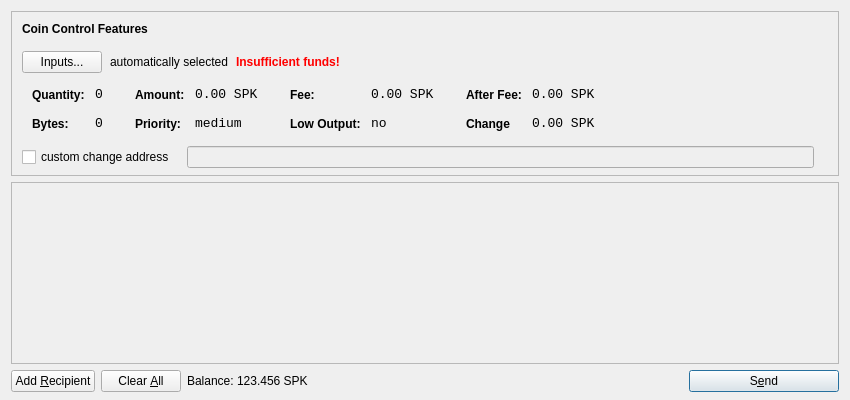
<?xml version="1.0" encoding="UTF-8"?>
<ui version="4.0">
 <class>SendCoinsDialog</class>
 <widget class="QDialog" name="SendCoinsDialog">
  <property name="geometry">
   <rect>
    <x>0</x>
    <y>0</y>
    <width>850</width>
    <height>400</height>
   </rect>
  </property>
  <property name="windowTitle">
   <string>Send Coins</string>
  </property>
  <layout class="QVBoxLayout" name="verticalLayout" stretch="0,1,0">
   <property name="bottomMargin">
    <number>8</number>
   </property>
   <item>
    <widget class="QFrame" name="frameCoinControl">
     <property name="sizePolicy">
      <sizepolicy hsizetype="Expanding" vsizetype="Expanding">
       <horstretch>0</horstretch>
       <verstretch>0</verstretch>
      </sizepolicy>
     </property>
     <property name="maximumSize">
      <size>
       <width>16777215</width>
       <height>16777215</height>
      </size>
     </property>
     <property name="frameShape">
      <enum>QFrame::StyledPanel</enum>
     </property>
     <property name="frameShadow">
      <enum>QFrame::Sunken</enum>
     </property>
     <layout class="QVBoxLayout" name="verticalLayoutCoinControl2">
      <property name="spacing">
       <number>-1</number>
      </property>
      <property name="leftMargin">
       <number>0</number>
      </property>
      <property name="topMargin">
       <number>0</number>
      </property>
      <property name="rightMargin">
       <number>0</number>
      </property>
      <property name="bottomMargin">
       <number>6</number>
      </property>
      <item>
       <layout class="QVBoxLayout" name="verticalLayoutCoinControl" stretch="0,0,0,0,1">
        <property name="spacing">
         <number>0</number>
        </property>
        <property name="leftMargin">
         <number>10</number>
        </property>
        <property name="topMargin">
         <number>10</number>
        </property>
        <item>
         <layout class="QHBoxLayout" name="horizontalLayoutCoinControl1">
          <property name="bottomMargin">
           <number>15</number>
          </property>
          <item>
           <widget class="QLabel" name="labelCoinControlFeatures">
            <property name="sizePolicy">
             <sizepolicy hsizetype="Preferred" vsizetype="Maximum">
              <horstretch>0</horstretch>
              <verstretch>0</verstretch>
             </sizepolicy>
            </property>
            <property name="font">
             <font>
              <weight>75</weight>
              <bold>true</bold>
             </font>
            </property>
            <property name="styleSheet">
             <string notr="true">font-weight:bold;</string>
            </property>
            <property name="text">
             <string>Coin Control Features</string>
            </property>
           </widget>
          </item>
         </layout>
        </item>
        <item>
         <layout class="QHBoxLayout" name="horizontalLayoutCoinControl2" stretch="0,0,0,0">
          <property name="spacing">
           <number>8</number>
          </property>
          <property name="bottomMargin">
           <number>10</number>
          </property>
          <item>
           <widget class="QPushButton" name="pushButtonCoinControl">
            <property name="styleSheet">
             <string notr="true"/>
            </property>
            <property name="text">
             <string>Inputs...</string>
            </property>
           </widget>
          </item>
          <item>
           <widget class="QLabel" name="labelCoinControlAutomaticallySelected">
            <property name="text">
             <string>automatically selected</string>
            </property>
            <property name="margin">
             <number>5</number>
            </property>
           </widget>
          </item>
          <item>
           <widget class="QLabel" name="labelCoinControlInsuffFunds">
            <property name="font">
             <font>
              <weight>75</weight>
              <bold>true</bold>
             </font>
            </property>
            <property name="styleSheet">
             <string notr="true">color:red;font-weight:bold;</string>
            </property>
            <property name="text">
             <string>Insufficient funds!</string>
            </property>
            <property name="margin">
             <number>5</number>
            </property>
           </widget>
          </item>
          <item>
           <spacer name="horizontalSpacerCoinControl">
            <property name="orientation">
             <enum>Qt::Horizontal</enum>
            </property>
            <property name="sizeHint" stdset="0">
             <size>
              <width>40</width>
              <height>1</height>
             </size>
            </property>
           </spacer>
          </item>
         </layout>
        </item>
        <item>
         <widget class="QWidget" name="widgetCoinControl" native="true">
          <property name="sizePolicy">
           <sizepolicy hsizetype="Preferred" vsizetype="Preferred">
            <horstretch>0</horstretch>
            <verstretch>0</verstretch>
           </sizepolicy>
          </property>
          <property name="minimumSize">
           <size>
            <width>0</width>
            <height>0</height>
           </size>
          </property>
          <property name="styleSheet">
           <string notr="true"/>
          </property>
          <layout class="QHBoxLayout" name="horizontalLayoutCoinControl5">
           <property name="margin">
            <number>0</number>
           </property>
           <item>
            <layout class="QHBoxLayout" name="horizontalLayoutCoinControl3" stretch="0,0,0,1">
             <property name="spacing">
              <number>20</number>
             </property>
             <property name="topMargin">
              <number>0</number>
             </property>
             <property name="bottomMargin">
              <number>10</number>
             </property>
             <item>
              <layout class="QFormLayout" name="formLayoutCoinControl1">
               <property name="horizontalSpacing">
                <number>10</number>
               </property>
               <property name="verticalSpacing">
                <number>14</number>
               </property>
               <property name="leftMargin">
                <number>10</number>
               </property>
               <property name="topMargin">
                <number>4</number>
               </property>
               <property name="rightMargin">
                <number>6</number>
               </property>
               <item row="0" column="0">
                <widget class="QLabel" name="labelCoinControlQuantityText">
                 <property name="styleSheet">
                  <string notr="true">font-weight:bold;</string>
                 </property>
                 <property name="text">
                  <string>Quantity:</string>
                 </property>
                 <property name="margin">
                  <number>0</number>
                 </property>
                </widget>
               </item>
               <item row="0" column="1">
                <widget class="QLabel" name="labelCoinControlQuantity">
                 <property name="font">
                  <font>
                   <family>Monospace</family>
                   <pointsize>10</pointsize>
                  </font>
                 </property>
                 <property name="cursor">
                  <cursorShape>IBeamCursor</cursorShape>
                 </property>
                 <property name="contextMenuPolicy">
                  <enum>Qt::ActionsContextMenu</enum>
                 </property>
                 <property name="text">
                  <string>0</string>
                 </property>
                 <property name="margin">
                  <number>0</number>
                 </property>
                 <property name="textInteractionFlags">
                  <set>Qt::LinksAccessibleByMouse|Qt::TextSelectableByKeyboard|Qt::TextSelectableByMouse</set>
                 </property>
                </widget>
               </item>
               <item row="1" column="0">
                <widget class="QLabel" name="labelCoinControlBytesText">
                 <property name="styleSheet">
                  <string notr="true">font-weight:bold;</string>
                 </property>
                 <property name="text">
                  <string>Bytes:</string>
                 </property>
                </widget>
               </item>
               <item row="1" column="1">
                <widget class="QLabel" name="labelCoinControlBytes">
                 <property name="font">
                  <font>
                   <family>Monospace</family>
                   <pointsize>10</pointsize>
                  </font>
                 </property>
                 <property name="cursor">
                  <cursorShape>IBeamCursor</cursorShape>
                 </property>
                 <property name="contextMenuPolicy">
                  <enum>Qt::ActionsContextMenu</enum>
                 </property>
                 <property name="text">
                  <string>0</string>
                 </property>
                 <property name="textInteractionFlags">
                  <set>Qt::LinksAccessibleByMouse|Qt::TextSelectableByKeyboard|Qt::TextSelectableByMouse</set>
                 </property>
                </widget>
               </item>
              </layout>
             </item>
             <item>
              <layout class="QFormLayout" name="formLayoutCoinControl2">
               <property name="horizontalSpacing">
                <number>10</number>
               </property>
               <property name="verticalSpacing">
                <number>14</number>
               </property>
               <property name="leftMargin">
                <number>6</number>
               </property>
               <property name="topMargin">
                <number>4</number>
               </property>
               <property name="rightMargin">
                <number>6</number>
               </property>
               <item row="0" column="0">
                <widget class="QLabel" name="labelCoinControlAmountText">
                 <property name="styleSheet">
                  <string notr="true">font-weight:bold;</string>
                 </property>
                 <property name="text">
                  <string>Amount:</string>
                 </property>
                 <property name="margin">
                  <number>0</number>
                 </property>
                </widget>
               </item>
               <item row="0" column="1">
                <widget class="QLabel" name="labelCoinControlAmount">
                 <property name="font">
                  <font>
                   <family>Monospace</family>
                   <pointsize>10</pointsize>
                  </font>
                 </property>
                 <property name="cursor">
                  <cursorShape>IBeamCursor</cursorShape>
                 </property>
                 <property name="contextMenuPolicy">
                  <enum>Qt::ActionsContextMenu</enum>
                 </property>
                 <property name="text">
                  <string>0.00 SPK</string>
                 </property>
                 <property name="textInteractionFlags">
                  <set>Qt::LinksAccessibleByMouse|Qt::TextSelectableByKeyboard|Qt::TextSelectableByMouse</set>
                 </property>
                </widget>
               </item>
               <item row="1" column="0">
                <widget class="QLabel" name="labelCoinControlPriorityText">
                 <property name="styleSheet">
                  <string notr="true">font-weight:bold;</string>
                 </property>
                 <property name="text">
                  <string>Priority:</string>
                 </property>
                </widget>
               </item>
               <item row="1" column="1">
                <widget class="QLabel" name="labelCoinControlPriority">
                 <property name="font">
                  <font>
                   <family>Monospace</family>
                   <pointsize>10</pointsize>
                  </font>
                 </property>
                 <property name="cursor">
                  <cursorShape>IBeamCursor</cursorShape>
                 </property>
                 <property name="contextMenuPolicy">
                  <enum>Qt::ActionsContextMenu</enum>
                 </property>
                 <property name="text">
                  <string>medium</string>
                 </property>
                 <property name="textInteractionFlags">
                  <set>Qt::LinksAccessibleByMouse|Qt::TextSelectableByKeyboard|Qt::TextSelectableByMouse</set>
                 </property>
                </widget>
               </item>
              </layout>
             </item>
             <item>
              <layout class="QFormLayout" name="formLayoutCoinControl3">
               <property name="horizontalSpacing">
                <number>10</number>
               </property>
               <property name="verticalSpacing">
                <number>14</number>
               </property>
               <property name="leftMargin">
                <number>6</number>
               </property>
               <property name="topMargin">
                <number>4</number>
               </property>
               <property name="rightMargin">
                <number>6</number>
               </property>
               <item row="0" column="0">
                <widget class="QLabel" name="labelCoinControlFeeText">
                 <property name="styleSheet">
                  <string notr="true">font-weight:bold;</string>
                 </property>
                 <property name="text">
                  <string>Fee:</string>
                 </property>
                 <property name="margin">
                  <number>0</number>
                 </property>
                </widget>
               </item>
               <item row="0" column="1">
                <widget class="QLabel" name="labelCoinControlFee">
                 <property name="font">
                  <font>
                   <family>Monospace</family>
                   <pointsize>10</pointsize>
                  </font>
                 </property>
                 <property name="cursor">
                  <cursorShape>IBeamCursor</cursorShape>
                 </property>
                 <property name="contextMenuPolicy">
                  <enum>Qt::ActionsContextMenu</enum>
                 </property>
                 <property name="text">
                  <string>0.00 SPK</string>
                 </property>
                 <property name="textInteractionFlags">
                  <set>Qt::LinksAccessibleByMouse|Qt::TextSelectableByKeyboard|Qt::TextSelectableByMouse</set>
                 </property>
                </widget>
               </item>
               <item row="1" column="0">
                <widget class="QLabel" name="labelCoinControlLowOutputText">
                 <property name="styleSheet">
                  <string notr="true">font-weight:bold;</string>
                 </property>
                 <property name="text">
                  <string>Low Output:</string>
                 </property>
                </widget>
               </item>
               <item row="1" column="1">
                <widget class="QLabel" name="labelCoinControlLowOutput">
                 <property name="font">
                  <font>
                   <family>Monospace</family>
                   <pointsize>10</pointsize>
                  </font>
                 </property>
                 <property name="cursor">
                  <cursorShape>IBeamCursor</cursorShape>
                 </property>
                 <property name="contextMenuPolicy">
                  <enum>Qt::ActionsContextMenu</enum>
                 </property>
                 <property name="text">
                  <string>no</string>
                 </property>
                 <property name="textInteractionFlags">
                  <set>Qt::LinksAccessibleByMouse|Qt::TextSelectableByKeyboard|Qt::TextSelectableByMouse</set>
                 </property>
                </widget>
               </item>
              </layout>
             </item>
             <item>
              <layout class="QFormLayout" name="formLayoutCoinControl4">
               <property name="horizontalSpacing">
                <number>10</number>
               </property>
               <property name="verticalSpacing">
                <number>14</number>
               </property>
               <property name="leftMargin">
                <number>6</number>
               </property>
               <property name="topMargin">
                <number>4</number>
               </property>
               <property name="rightMargin">
                <number>6</number>
               </property>
               <item row="0" column="0">
                <widget class="QLabel" name="labelCoinControlAfterFeeText">
                 <property name="styleSheet">
                  <string notr="true">font-weight:bold;</string>
                 </property>
                 <property name="text">
                  <string>After Fee:</string>
                 </property>
                 <property name="margin">
                  <number>0</number>
                 </property>
                </widget>
               </item>
               <item row="0" column="1">
                <widget class="QLabel" name="labelCoinControlAfterFee">
                 <property name="font">
                  <font>
                   <family>Monospace</family>
                   <pointsize>10</pointsize>
                  </font>
                 </property>
                 <property name="cursor">
                  <cursorShape>IBeamCursor</cursorShape>
                 </property>
                 <property name="contextMenuPolicy">
                  <enum>Qt::ActionsContextMenu</enum>
                 </property>
                 <property name="text">
                  <string>0.00 SPK</string>
                 </property>
                 <property name="textInteractionFlags">
                  <set>Qt::LinksAccessibleByMouse|Qt::TextSelectableByKeyboard|Qt::TextSelectableByMouse</set>
                 </property>
                </widget>
               </item>
               <item row="1" column="0">
                <widget class="QLabel" name="labelCoinControlChangeText">
                 <property name="styleSheet">
                  <string notr="true">font-weight:bold;</string>
                 </property>
                 <property name="text">
                  <string>Change</string>
                 </property>
                </widget>
               </item>
               <item row="1" column="1">
                <widget class="QLabel" name="labelCoinControlChange">
                 <property name="font">
                  <font>
                   <family>Monospace</family>
                   <pointsize>10</pointsize>
                  </font>
                 </property>
                 <property name="cursor">
                  <cursorShape>IBeamCursor</cursorShape>
                 </property>
                 <property name="contextMenuPolicy">
                  <enum>Qt::ActionsContextMenu</enum>
                 </property>
                 <property name="text">
                  <string>0.00 SPK</string>
                 </property>
                 <property name="textInteractionFlags">
                  <set>Qt::LinksAccessibleByMouse|Qt::TextSelectableByKeyboard|Qt::TextSelectableByMouse</set>
                 </property>
                </widget>
               </item>
              </layout>
             </item>
            </layout>
           </item>
          </layout>
         </widget>
        </item>
        <item>
         <layout class="QHBoxLayout" name="horizontalLayoutCoinControl4" stretch="0,0,0">
          <property name="spacing">
           <number>12</number>
          </property>
          <property name="sizeConstraint">
           <enum>QLayout::SetDefaultConstraint</enum>
          </property>
          <property name="topMargin">
           <number>5</number>
          </property>
          <property name="rightMargin">
           <number>5</number>
          </property>
          <item>
           <widget class="QCheckBox" name="checkBoxCoinControlChange">
            <property name="text">
             <string>custom change address</string>
            </property>
           </widget>
          </item>
          <item>
           <widget class="QLineEdit" name="lineEditCoinControlChange">
            <property name="enabled">
             <bool>false</bool>
            </property>
            <property name="sizePolicy">
             <sizepolicy hsizetype="Expanding" vsizetype="Fixed">
              <horstretch>0</horstretch>
              <verstretch>0</verstretch>
             </sizepolicy>
            </property>
           </widget>
          </item>
          <item>
           <widget class="QLabel" name="labelCoinControlChangeLabel">
            <property name="sizePolicy">
             <sizepolicy hsizetype="Preferred" vsizetype="Expanding">
              <horstretch>0</horstretch>
              <verstretch>0</verstretch>
             </sizepolicy>
            </property>
            <property name="minimumSize">
             <size>
              <width>0</width>
              <height>0</height>
             </size>
            </property>
            <property name="text">
             <string/>
            </property>
            <property name="margin">
             <number>3</number>
            </property>
           </widget>
          </item>
         </layout>
        </item>
        <item>
         <spacer name="verticalSpacerCoinControl">
          <property name="orientation">
           <enum>Qt::Vertical</enum>
          </property>
          <property name="sizeHint" stdset="0">
           <size>
            <width>800</width>
            <height>1</height>
           </size>
          </property>
         </spacer>
        </item>
       </layout>
      </item>
     </layout>
    </widget>
   </item>
   <item>
    <widget class="QScrollArea" name="scrollArea">
     <property name="widgetResizable">
      <bool>true</bool>
     </property>
     <widget class="QWidget" name="scrollAreaWidgetContents">
      <property name="geometry">
       <rect>
        <x>0</x>
        <y>0</y>
        <width>830</width>
        <height>165</height>
       </rect>
      </property>
      <layout class="QVBoxLayout" name="verticalLayout_2">
       <property name="margin">
        <number>0</number>
       </property>
       <item>
        <layout class="QVBoxLayout" name="entries">
         <property name="spacing">
          <number>6</number>
         </property>
        </layout>
       </item>
       <item>
        <spacer name="verticalSpacer">
         <property name="orientation">
          <enum>Qt::Vertical</enum>
         </property>
         <property name="sizeHint" stdset="0">
          <size>
           <width>20</width>
           <height>40</height>
          </size>
         </property>
        </spacer>
       </item>
      </layout>
     </widget>
    </widget>
   </item>
   <item>
    <layout class="QHBoxLayout" name="horizontalLayout">
     <item>
      <widget class="QPushButton" name="addButton">
       <property name="toolTip">
        <string>Send to multiple recipients at once</string>
       </property>
       <property name="text">
        <string>Add &amp;Recipient</string>
       </property>
       <property name="icon">
        <iconset resource="../bitcoin.qrc">
         <normaloff>:/icons/add</normaloff>:/icons/add</iconset>
       </property>
       <property name="autoDefault">
        <bool>false</bool>
       </property>
      </widget>
     </item>
     <item>
      <widget class="QPushButton" name="clearButton">
       <property name="sizePolicy">
        <sizepolicy hsizetype="Minimum" vsizetype="Fixed">
         <horstretch>0</horstretch>
         <verstretch>0</verstretch>
        </sizepolicy>
       </property>
       <property name="toolTip">
        <string>Remove all transaction fields</string>
       </property>
       <property name="text">
        <string>Clear &amp;All</string>
       </property>
       <property name="icon">
        <iconset resource="../bitcoin.qrc">
         <normaloff>:/icons/remove</normaloff>:/icons/remove</iconset>
       </property>
       <property name="autoRepeatDelay">
        <number>300</number>
       </property>
       <property name="autoDefault">
        <bool>false</bool>
       </property>
      </widget>
     </item>
     <item>
      <layout class="QHBoxLayout" name="horizontalLayout_2">
       <property name="spacing">
        <number>3</number>
       </property>
       <item>
        <widget class="QLabel" name="label">
         <property name="sizePolicy">
          <sizepolicy hsizetype="Preferred" vsizetype="Fixed">
           <horstretch>0</horstretch>
           <verstretch>0</verstretch>
          </sizepolicy>
         </property>
         <property name="text">
          <string>Balance:</string>
         </property>
        </widget>
       </item>
       <item>
        <widget class="QLabel" name="labelBalance">
         <property name="sizePolicy">
          <sizepolicy hsizetype="Preferred" vsizetype="Fixed">
           <horstretch>0</horstretch>
           <verstretch>0</verstretch>
          </sizepolicy>
         </property>
         <property name="cursor">
          <cursorShape>IBeamCursor</cursorShape>
         </property>
         <property name="text">
          <string>123.456 SPK</string>
         </property>
         <property name="textInteractionFlags">
          <set>Qt::LinksAccessibleByMouse|Qt::TextSelectableByKeyboard|Qt::TextSelectableByMouse</set>
         </property>
        </widget>
       </item>
      </layout>
     </item>
     <item>
      <spacer name="horizontalSpacer">
       <property name="orientation">
        <enum>Qt::Horizontal</enum>
       </property>
       <property name="sizeHint" stdset="0">
        <size>
         <width>40</width>
         <height>20</height>
        </size>
       </property>
      </spacer>
     </item>
     <item>
      <widget class="QPushButton" name="sendButton">
       <property name="minimumSize">
        <size>
         <width>150</width>
         <height>0</height>
        </size>
       </property>
       <property name="toolTip">
        <string>Confirm the send action</string>
       </property>
       <property name="text">
        <string>S&amp;end</string>
       </property>
       <property name="icon">
        <iconset resource="../bitcoin.qrc">
         <normaloff>:/icons/send</normaloff>:/icons/send</iconset>
       </property>
       <property name="default">
        <bool>true</bool>
       </property>
      </widget>
     </item>
    </layout>
   </item>
  </layout>
 </widget>
 <resources>
  <include location="../bitcoin.qrc"/>
 </resources>
 <connections/>
</ui>
